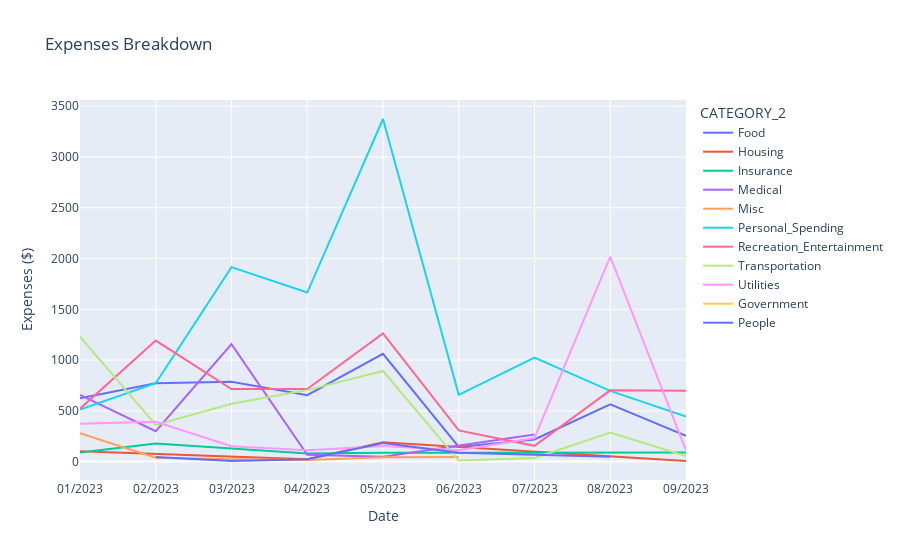

Source (notebook cell):
### Code cell
Expenses_Breakdown_Table = pd.pivot_table(ytd_sorted, values=['Amount'], index=['Date', 'Category_2'],
                                          aggfunc=sum).reset_index()
case1 = Expenses_Breakdown_Table['Category_2'].str.contains('Payment_and_Interest', case=False)
case2 = Expenses_Breakdown_Table['Category_2'].str.contains('Balance', case=False)
Expenses_Breakdown_Table2 = Expenses_Breakdown_Table[~(case1) & ~(case2)]
Expenses_Breakdown_Table2.columns = [x.upper() for x in Expenses_Breakdown_Table2.columns]
Expenses_Breakdown_Chart = px.line(Expenses_Breakdown_Table2, x='DATE', y="AMOUNT", title="Expenses Breakdown",
                                   color='CATEGORY_2')
Expenses_Breakdown_Chart.update_yaxes(title='Expenses ($)', visible=True, showticklabels=True)
Expenses_Breakdown_Chart.update_xaxes(title='Date', visible=True, showticklabels=True)
Expenses_Breakdown_Chart.show()

### Figure 1 — Plotly figure (JSON) as saved in the notebook; plotly's stock layout.template omitted (floating-point values rounded to 4 significant figures)
{"data": [{"hovertemplate": "CATEGORY_2=Food<br>DATE=%{x}<br>AMOUNT=%{y}<extra></extra>", "legendgroup": "Food", "line": {"color": "#636efa", "dash": "solid"}, "marker": {"symbol": "circle"}, "mode": "lines", "name": "Food", "orientation": "v", "showlegend": true, "x": ["01/2023", "02/2023", "03/2023", "04/2023", "05/2023", "06/2023", "07/2023", "08/2023", "09/2023"], "xaxis": "x", "y": [623.5, 771.2, 786.4, 654.0, 1062.0, 145.1, 217.6, 564.5, 253.2], "yaxis": "y", "type": "scatter"}, {"hovertemplate": "CATEGORY_2=Housing<br>DATE=%{x}<br>AMOUNT=%{y}<extra></extra>", "legendgroup": "Housing", "line": {"color": "#EF553B", "dash": "solid"}, "marker": {"symbol": "circle"}, "mode": "lines", "name": "Housing", "orientation": "v", "showlegend": true, "x": ["01/2023", "04/2023", "05/2023", "09/2023"], "xaxis": "x", "y": [102.1, 23.91, 190.4, 6.01], "yaxis": "y", "type": "scatter"}, {"hovertemplate": "CATEGORY_2=Insurance<br>DATE=%{x}<br>AMOUNT=%{y}<extra></extra>", "legendgroup": "Insurance", "line": {"color": "#00cc96", "dash": "solid"}, "marker": {"symbol": "circle"}, "mode": "lines", "name": "Insurance", "orientation": "v", "showlegend": true, "x": ["01/2023", "02/2023", "04/2023", "05/2023", "06/2023", "07/2023", "08/2023", "09/2023"], "xaxis": "x", "y": [90.09, 178.1, 80.04, 88.02, 88.02, 88.02, 90.83, 90.83], "yaxis": "y", "type": "scatter"}, {"hovertemplate": "CATEGORY_2=Medical<br>DATE=%{x}<br>AMOUNT=%{y}<extra></extra>", "legendgroup": "Medical", "line": {"color": "#ab63fa", "dash": "solid"}, "marker": {"symbol": "circle"}, "mode": "lines", "name": "Medical", "orientation": "v", "showlegend": true, "x": ["01/2023", "02/2023", "03/2023", "04/2023", "05/2023", "07/2023"], "xaxis": "x", "y": [656.1, 299.3, 1157.0, 66.53, 48.1, 266.7], "yaxis": "y", "type": "scatter"}, {"hovertemplate": "CATEGORY_2=Misc<br>DATE=%{x}<br>AMOUNT=%{y}<extra></extra>", "legendgroup": "Misc", "line": {"color": "#FFA15A", "dash": "solid"}, "marker": {"symbol": "circle"}, "mode": "lines", "name": "Misc", "orientation": "v", "showlegend": true, "x": ["01/2023", "02/2023", "03/2023", "04/2023", "05/2023", "06/2023"], "xaxis": "x", "y": [279.6, 38.0, 23.09, 16.94, 42.23, 46.33], "yaxis": "y", "type": "scatter"}, {"hovertemplate": "CATEGORY_2=Personal_Spending<br>DATE=%{x}<br>AMOUNT=%{y}<extra></extra>", "legendgroup": "Personal_Spending", "line": {"color": "#19d3f3", "dash": "solid"}, "marker": {"symbol": "circle"}, "mode": "lines", "name": "Personal_Spending", "orientation": "v", "showlegend": true, "x": ["01/2023", "02/2023", "03/2023", "04/2023", "05/2023", "06/2023", "07/2023", "08/2023", "09/2023"], "xaxis": "x", "y": [513.7, 771.5, 1915.0, 1665.0, 3374.0, 658.0, 1024.0, 696.9, 443.7], "yaxis": "y", "type": "scatter"}, {"hovertemplate": "CATEGORY_2=Recreation_Entertainment<br>DATE=%{x}<br>AMOUNT=%{y}<extra></extra>", "legendgroup": "Recreation_Entertainment", "line": {"color": "#FF6692", "dash": "solid"}, "marker": {"symbol": "circle"}, "mode": "lines", "name": "Recreation_Entertainment", "orientation": "v", "showlegend": true, "x": ["01/2023", "02/2023", "03/2023", "04/2023", "05/2023", "06/2023", "07/2023", "08/2023", "09/2023"], "xaxis": "x", "y": [521.6, 1192.0, 715.2, 714.6, 1262.0, 307.2, 155.4, 701.6, 698.7], "yaxis": "y", "type": "scatter"}, {"hovertemplate": "CATEGORY_2=Transportation<br>DATE=%{x}<br>AMOUNT=%{y}<extra></extra>", "legendgroup": "Transportation", "line": {"color": "#B6E880", "dash": "solid"}, "marker": {"symbol": "circle"}, "mode": "lines", "name": "Transportation", "orientation": "v", "showlegend": true, "x": ["01/2023", "02/2023", "03/2023", "04/2023", "05/2023", "06/2023", "07/2023", "08/2023", "09/2023"], "xaxis": "x", "y": [1230.0, 361.5, 569.7, 704.1, 892.5, 9.99, 35.0, 287.3, 54.02], "yaxis": "y", "type": "scatter"}, {"hovertemplate": "CATEGORY_2=Utilities<br>DATE=%{x}<br>AMOUNT=%{y}<extra></extra>", "legendgroup": "Utilities", "line": {"color": "#FF97FF", "dash": "solid"}, "marker": {"symbol": "circle"}, "mode": "lines", "name": "Utilities", "orientation": "v", "showlegend": true, "x": ["01/2023", "02/2023", "03/2023", "04/2023", "05/2023", "06/2023", "07/2023", "08/2023", "09/2023"], "xaxis": "x", "y": [372.0, 391.5, 150.6, 111.6, 153.5, 111.6, 232.4, 2020.0, 111.6], "yaxis": "y", "type": "scatter"}, {"hovertemplate": "CATEGORY_2=Government<br>DATE=%{x}<br>AMOUNT=%{y}<extra></extra>", "legendgroup": "Government", "line": {"color": "#FECB52", "dash": "solid"}, "marker": {"symbol": "circle"}, "mode": "lines", "name": "Government", "orientation": "v", "showlegend": true, "x": ["02/2023"], "xaxis": "x", "y": [29.98], "yaxis": "y", "type": "scatter"}, {"hovertemplate": "CATEGORY_2=People<br>DATE=%{x}<br>AMOUNT=%{y}<extra></extra>", "legendgroup": "People", "line": {"color": "#636efa", "dash": "solid"}, "marker": {"symbol": "circle"}, "mode": "lines", "name": "People", "orientation": "v", "showlegend": true, "x": ["02/2023", "03/2023", "04/2023", "05/2023", "06/2023", "08/2023"], "xaxis": "x", "y": [44.7, 6.35, 22.43, 182.7, 88.39, 48.34], "yaxis": "y", "type": "scatter"}], "layout": {"xaxis": {"anchor": "y", "domain": [0.0, 1.0], "title": {"text": "Date"}, "visible": true, "showticklabels": true}, "yaxis": {"anchor": "x", "domain": [0.0, 1.0], "title": {"text": "Expenses ($)"}, "visible": true, "showticklabels": true}, "legend": {"title": {"text": "CATEGORY_2"}, "tracegroupgap": 0}, "title": {"text": "Expenses Breakdown"}}}
